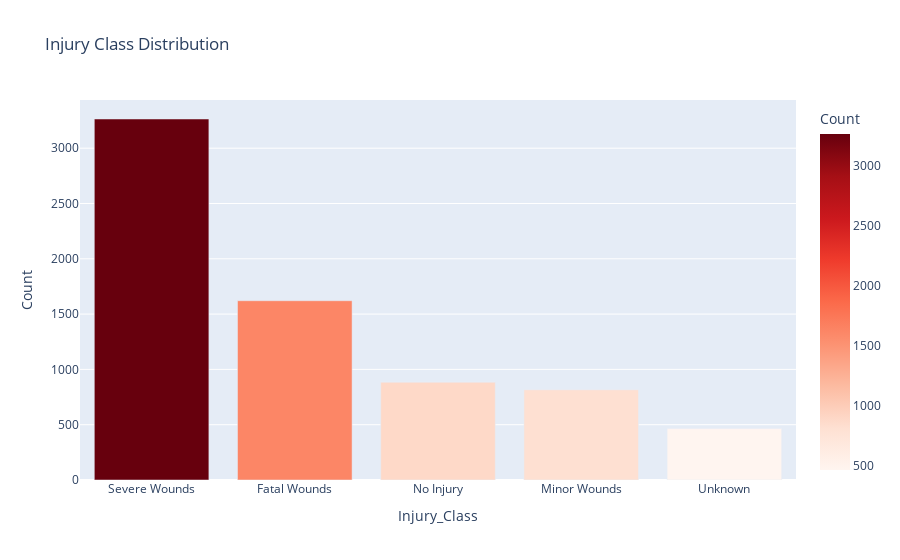

Notebook code cell kept with this figure:
### Code cell
# Injury Class Distribution Analysis

# Count the injury classes
injury_counts = df['Injury_Class'].value_counts().reset_index()
injury_counts.columns = ['Injury_Class', 'Count']


fig = px.bar(injury_counts,
             x='Injury_Class',
             y='Count',
             color='Count',
             color_continuous_scale='Reds',
             title='Injury Class Distribution',)
fig.update_traces(textposition='outside')  # move labels above bars
fig.update_layout(uniformtext_minsize=8, uniformtext_mode='hide')

fig.show()
# Show the chart

### Figure 1 — Plotly figure (JSON) as saved in the notebook; plotly's stock layout.template omitted (floating-point values rounded to 4 significant figures)
{"data": [{"hovertemplate": "Injury_Class=%{x}<br>Count=%{marker.color}<extra></extra>", "legendgroup": "", "marker": {"color": [3264, 1621, 884, 816, 465], "coloraxis": "coloraxis", "pattern": {"shape": ""}}, "name": "", "orientation": "v", "showlegend": false, "textposition": "outside", "type": "bar", "x": ["Severe Wounds", "Fatal Wounds", "No Injury", "Minor Wounds", "Unknown"], "xaxis": "x", "y": [3264, 1621, 884, 816, 465], "yaxis": "y"}], "layout": {"barmode": "relative", "coloraxis": {"colorbar": {"title": {"text": "Count"}}, "colorscale": [[0, "rgb(255,245,240)"], [0.125, "rgb(254,224,210)"], [0.25, "rgb(252,187,161)"], [0.375, "rgb(252,146,114)"], [0.5, "rgb(251,106,74)"], [0.625, "rgb(239,59,44)"], [0.75, "rgb(203,24,29)"], [0.875, "rgb(165,15,21)"], [1, "rgb(103,0,13)"]]}, "legend": {"tracegroupgap": 0}, "title": {"text": "Injury Class Distribution"}, "uniformtext": {"minsize": 8, "mode": "hide"}, "xaxis": {"anchor": "y", "domain": [0, 1], "title": {"text": "Injury_Class"}}, "yaxis": {"anchor": "x", "domain": [0, 1], "title": {"text": "Count"}}}}
